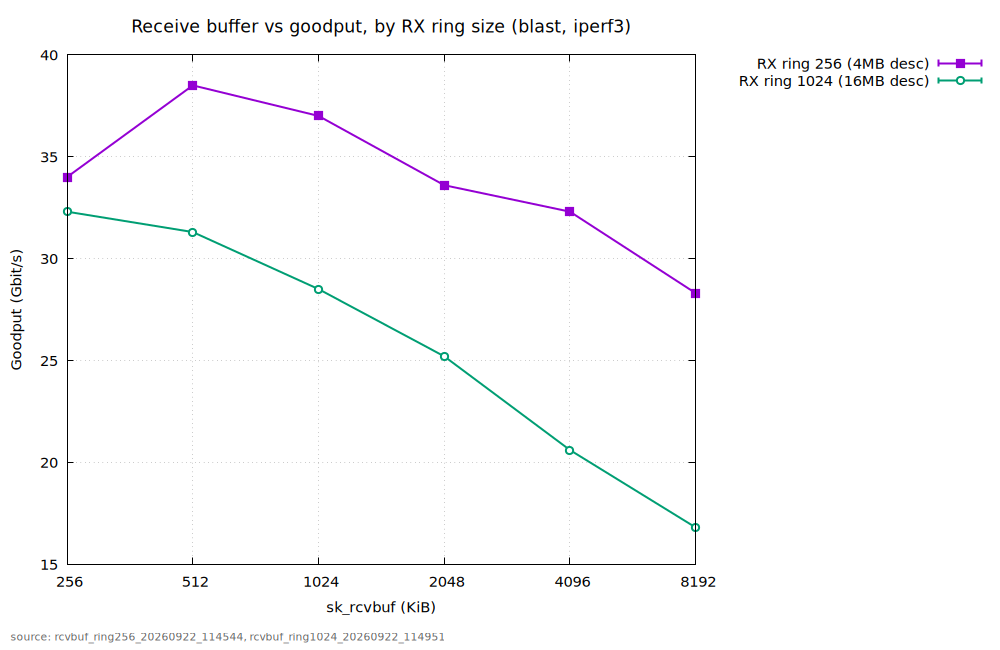

Write gnuplot code to recreate this figure.
set terminal pngcairo size 1000,650 noenhanced font "Sans,11"
set output "/home/chanseo/lab/figures/fig01_rcvbuf_by_ring_blast.png"
set title "Receive buffer vs goodput, by RX ring size (blast, iperf3)" font "Sans,13"
set xlabel "sk_rcvbuf (KiB)"
set ylabel "Goodput (Gbit/s)"
set grid
set key outside right top
set label "source: rcvbuf_ring256_20260922_114544, rcvbuf_ring1024_20260922_114951" at screen 0.01,0.02 font "Sans,8" tc rgb "#666666"
set bmargin 5
set logscale x 2


plot "/home/chanseo/lab/figures/fig01.dat" index 0 using 1:2:3 with yerrorlines lw 2 pt 5 ps 1.2 title "RX ring 256 (4MB desc)", "/home/chanseo/lab/figures/fig01.dat" index 1 using 1:2:3 with yerrorlines lw 2 pt 6 ps 1.2 title "RX ring 1024 (16MB desc)"
